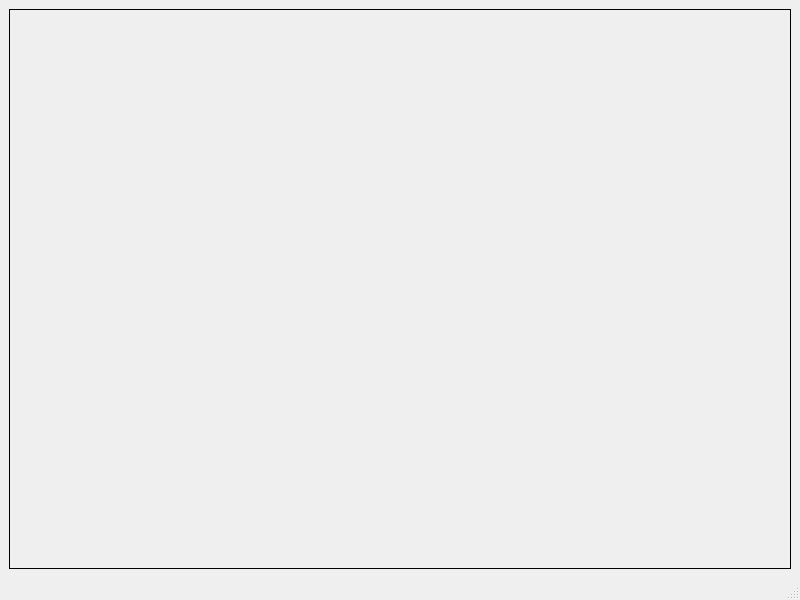
<?xml version="1.0" encoding="UTF-8"?>
<ui version="4.0">
 <class>SandBox</class>
 <widget class="QMainWindow" name="SandBox">
  <property name="geometry">
   <rect>
    <x>0</x>
    <y>0</y>
    <width>800</width>
    <height>600</height>
   </rect>
  </property>
  <property name="windowTitle">
   <string>SandBox</string>
  </property>
  <widget class="QWidget" name="centralwidget">
   <layout class="QGridLayout" name="gridLayout">
    <item row="0" column="0">
     <widget class="QFrame" name="canvasWidget">
      <property name="frameShape">
       <enum>QFrame::Box</enum>
      </property>
      <property name="frameShadow">
       <enum>QFrame::Plain</enum>
      </property>
     </widget>
    </item>
   </layout>
  </widget>
  <widget class="QMenuBar" name="menubar">
   <property name="geometry">
    <rect>
     <x>0</x>
     <y>0</y>
     <width>800</width>
     <height>21</height>
    </rect>
   </property>
  </widget>
  <widget class="QStatusBar" name="statusbar"/>
 </widget>
 <resources/>
 <connections/>
</ui>
